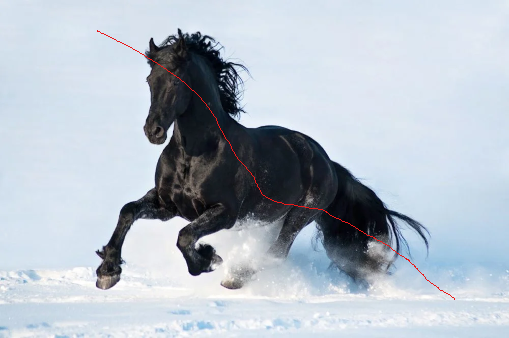
#> input picture SVD_Recomposition_Image/Images/cheval-abime2.png, 509 x 338 px
$ python SVD.py
#> lines starting #> are read from the running program, lines starting #| are printed output that depends on the picture; after the words box and inside, x2 and y2 are one past the last pixel; in counts of white or black regions, pixels touching at a corner belong together
import matplotlib.pyplot as plt
import numpy as np

""" Pour l'image en noir et blanc, remplacer les variables A_sain et X_sain par:

A_sain = plt.imread("./Images/cheval-abime2-nb.png")
X_sain = A_nb

"""

# Lecture de l'image à réparer en couleur
A_sain = plt.imread("./Images/cheval-abime2.png")
#> A_sain is the input picture: shape (338, 509, 3) float32; mean R, G, B 0.703, 0.74, 0.781
# Lecture de l'image mask
A_mask = plt.imread("./Images/cheval-abime2-mask.png")
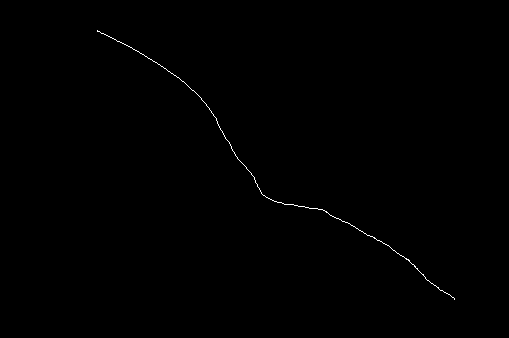
#> input picture SVD_Recomposition_Image/Images/cheval-abime2-mask.png, 509 x 338 px
#> A_mask: shape (338, 509) float32; values 0 (black) and 1 (white), 0.24% white in thin lines or dots, all inside (x1, y1, x2, y2) = (97, 30, 455, 300)

# Transformation en matrices de nos images
X_sain = np.mean(A_sain,-1)
X_mask = A_mask

rouge = A_sain[:,:,0]
vert = A_sain[:,:,1]
bleu = A_sain[:,:,2]

""""
Affichage de l'image à réparer pour vérifier notre code:

img_sain = plt.imshow(X_sain,'gray')
plt.axis('off')
plt.show()

"""

def repair_image(A_perfect, A_flaw, k=39, epsilon=1e-6, max_iterations=9):

    A_repared = np.copy(A_perfect)
    itr = 0
    while itr < max_iterations:
        # On calcule l'approximation de A par la méthose SVD de rang k
        U, S, Vt = np.linalg.svd(A_repared, full_matrices=False)
        S[k:] = 0
        A_k = U @ np.diag(S) @ Vt

        # On repère la zone à "réparer" grace à l'image mask
        A_repared[A_flaw != 0] = A_k[A_flaw != 0]
        # On calcule la condition selon laquelle on modifie notre matrice d'origine ou non
        error = np.linalg.norm(A_perfect - A_repared, 'fro')


        # Condition d'arrêt
        if error < epsilon:
            break
        itr += 1

        if itr == 10:
            break

    #Calcul de l'erreur relative
    erreur_relative = error/np.linalg.norm(A_perfect,'fro')

    return A_repared,itr

def repair_image_color(r,v,b, A_flaw, k=39, epsilon=1e-6, max_iterations=9):

#> called with k = 39, epsilon = 1e-06, max_iterations = 9
    r_repared = np.copy(r)
    v_repared = np.copy(v)
    b_repared = np.copy(b)

    A_perfect = r
    itr = 0
    while itr < max_iterations:
        # On calcule l'approximation de A par la méthose SVD de rang k
        Ur, Sr, Vtr = np.linalg.svd(r_repared, full_matrices=False)
        Uv, Sv, Vtv = np.linalg.svd(v_repared, full_matrices=False)
        Ub, Sb, Vtb = np.linalg.svd(b_repared, full_matrices=False)
        Sr[k:] = 0
        Sv[k:] = 0
        Sb[k:] = 0
        A_kr = Ur @ np.diag(Sr) @ Vtr
        A_kv = Uv @ np.diag(Sv) @ Vtv
        A_kb = Ub @ np.diag(Sb) @ Vtb

        # On repère la zone à "réparer" grace à l'image mask
        r_repared[A_flaw != 0] = A_kr[A_flaw != 0]
        v_repared[A_flaw != 0] = A_kv[A_flaw != 0]
        b_repared[A_flaw != 0] = A_kb[A_flaw != 0]

        total_repared = r_repared

        error = np.linalg.norm(A_perfect - total_repared, 'fro')

        # Condition d'arrêt
        if error < epsilon:
            break
        itr += 1

        if itr == 10:
            break

        total_repared = np.stack((r_repared,v_repared,b_repared),axis=2)
#> this loop made 9 passes
#> error on passes 1 to 9: 9.14, 11.8, 12.71, 13.08, 13.24, 13.33, 13.38, 13.4, 13.42
#> pass 1, in repair_image_color, `Uv, Sv, Vtv = np.linalg.svd(v_repared, full_matrices=False)`:
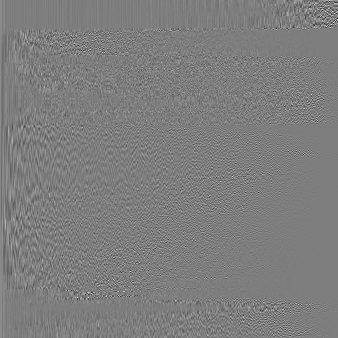
#> Uv: shape (338, 338) float32; min -0.595, max 0.607, mean 0.000145; drawn with min black and max white
#> pass 1, in repair_image_color, `Uv, Sv, Vtv = np.linalg.svd(v_repared, full_matrices=False)`:
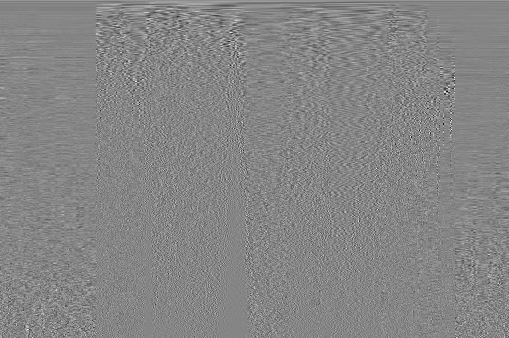
#> Vtv: shape (338, 509) float32; min -0.396, max 0.359, mean 0.000168; drawn with min black and max white
#> after the loop:
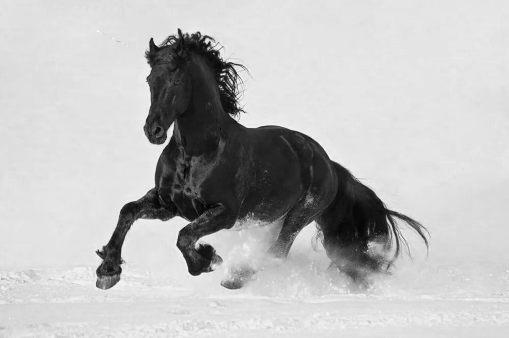
#> b_repared: shape (338, 509) float32; min -0.00951, max 1.06, mean 0.782; drawn with min black and max white
#> after the loop:
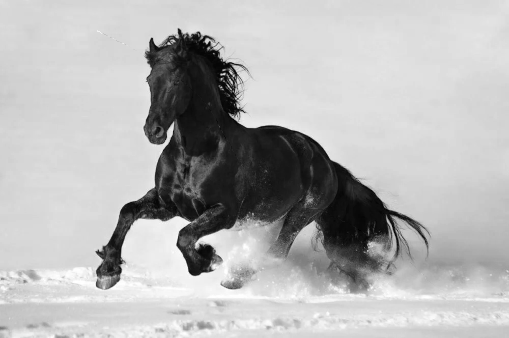
#> r_repared: shape (338, 509) float32; min -0.0251, max 1, mean 0.702; drawn with min black and max white
#> after the loop:
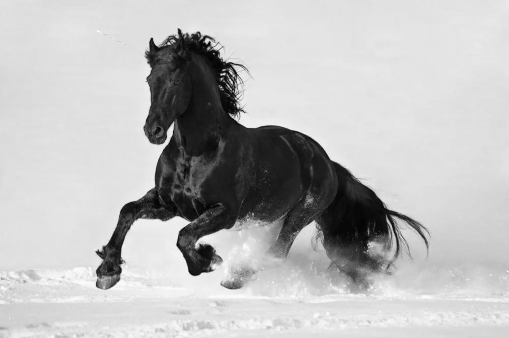
#> v_repared: shape (338, 509) float32; min -0.0126, max 1.01, mean 0.741; drawn with min black and max white
#> after the loop, itr = 9

    return total_repared,itr

#Affichage de l'image "réparée" en couleur
img_color,itr = repair_image_color(rouge,vert,bleu,X_mask)
#> itr = 9
plt.title(f"Image obtenue après {itr} itérations:")
plt.imshow(img_color)
plt.axis("off")
plt.show()

# Afficher l'image "réparée" en noir et blanc
img,itr = repair_image(X_sain, X_mask)
#> the loop in repair_image, `while itr < max_iterations: # On calcule l'approximation de A par la m..` made 9 passes
#> error on passes 1 to 9: 4.78, 5.9, 6.26, 6.4, 6.45, 6.48, 6.5, 6.5, 6.51
#> after the loop in repair_image, `while itr < max_iterations:`:
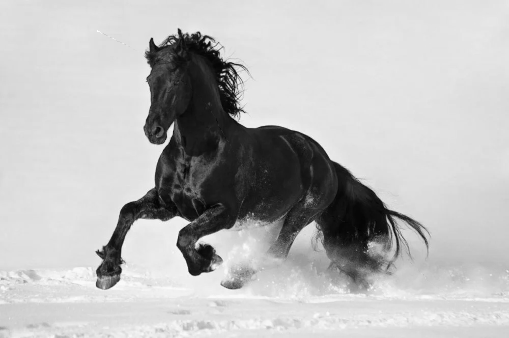
#> A_repared: shape (338, 509) float32; min -0.00999, max 1.02, mean 0.741; drawn with min black and max white
#> in repair_image, `erreur_relative = error/np.linalg.norm(A_perfect,'fro')`: erreur_relative = 0.0197
plt.title(f"Image obtenue après {itr} itérations:")
plt.imshow(img,'gray')
plt.axis("off")
plt.show()
